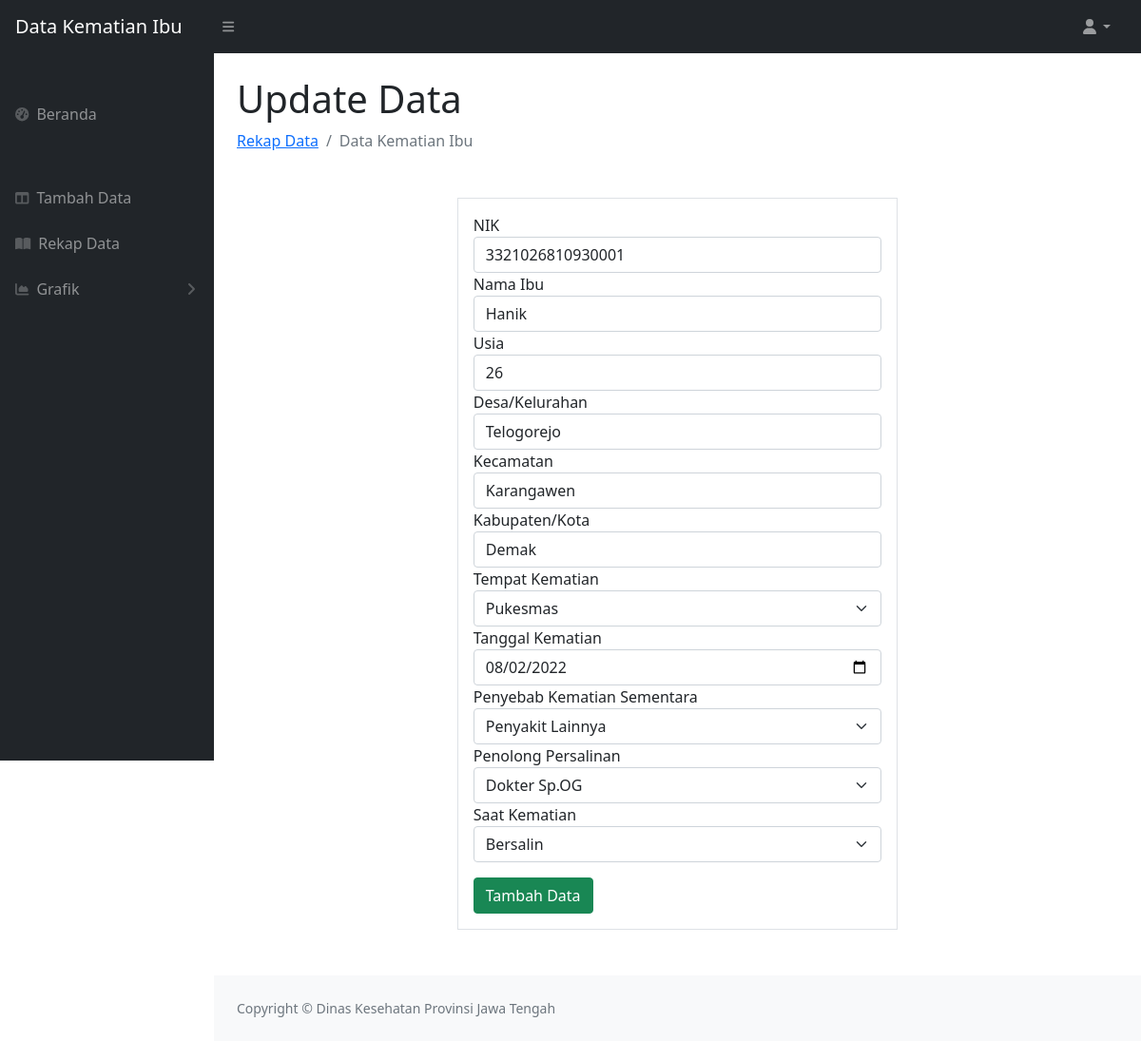
Page /update.php?id=1 on the committed database.
### tables this page shows
CREATE TABLE `kematianibu` (
  `id` int(8) NOT NULL,
  `nik` varchar(16) NOT NULL,
  `nama_ibu` varchar(100) NOT NULL,
  `usia` int(3) NOT NULL,
  `desa_kelurahan` varchar(100) NOT NULL,
  `kecamatan` varchar(100) NOT NULL,
  `kabupaten_kota` varchar(100) NOT NULL,
  `tempat_kematian` varchar(100) NOT NULL,
  `tanggal_kematian` date NOT NULL,
  `penyebab_kematian_sementara` varchar(100) NOT NULL,
  `penolong_persalinan` varchar(100) NOT NULL,
  `saat_kematian` varchar(100) NOT NULL
);

### update.php (the view, shortened to what this page needs)
<?php
	include 'koneksi.php';
	$id = $_GET['id'];
	$sqlGet = "SELECT * FROM kematianibu WHERE id='$id'";
	$queryGet = mysqli_query($conn, $sqlGet);
	$data = mysqli_fetch_array($queryGet);
?>
<!DOCTYPE html>
<html lang="en">
<head>
		<link href="https://cdn.jsdelivr.net/npm/bootstrap@5.0.2/dist/css/bootstrap.min.css" rel="stylesheet">
		<link href="https://cdn.jsdelivr.net/npm/simple-datatables@latest/dist/style.css" rel="stylesheet" />
        <link href="css/styles.css" rel="stylesheet" />
</head>
    <body class="sb-nav-fixed">
        <nav class="sb-topnav navbar navbar-expand navbar-dark bg-dark">
            <a class="navbar-brand ps-3" >Data Kematian Ibu</a>
            <button class="btn btn-link btn-sm order-1 order-lg-0 me-4 me-lg-0" id="sidebarToggle" href="#!"><i class="fas fa-bars"></i></button>
            <ul class="navbar-nav ms-auto ms-md-0 me-3 me-lg-4">
                <li class="nav-item dropdown">
                    <a class="nav-link dropdown-toggle" id="navbarDropdown" href="#" role="button" data-bs-toggle="dropdown" aria-expanded="false"><i class="fas fa-user fa-fw"></i></a>
                </li>
            </ul>
        </nav>
        <div id="layoutSidenav">
            <div id="layoutSidenav_nav">
                <nav class="sb-sidenav accordion sb-sidenav-dark" id="sidenavAccordion">
                    <div class="sb-sidenav-menu">
                        <div class="nav">
                            <div class="sb-sidenav-menu-heading"></div>
                            <a class="nav-link" href="index.php">
                                <div class="sb-nav-link-icon"><i class="fas fa-tachometer-alt"></i></div>
                                Beranda
                            </a>
							<div class="sb-sidenav-menu-heading"></div>
                            <a class="nav-link collapsed" href="add.php">
                                <div class="sb-nav-link-icon"><i class="fas fa-columns"></i></div>
                                Tambah Data
                            </a>
                            <a class="nav-link collapsed" href="read.php">
                                <div class="sb-nav-link-icon"><i class="fas fa-book-open"></i></div>
                                Rekap Data
							</a>
							<a class="nav-link collapsed" href="#" data-bs-toggle="collapse" data-bs-target="#collapseLayouts" aria-expanded="false" aria-controls="collapseLayouts">
                                <div class="sb-nav-link-icon"><i class="fas fa-chart-area"></i></div>
                                Grafik
								<div class="sb-sidenav-collapse-arrow"><i class="fas fa-angle-down"></i></div>
                            </a>
                        </div>
                    </div>
                </nav>
            </div>
            <div id="layoutSidenav_content">
                <main>
                    <div class="container-fluid px-4">
                        <h1 class="mt-4">Update Data</h1>
						<ol class="breadcrumb mb-4">
							<li class="breadcrumb-item"><a href="read.php">Rekap Data</a></li>
                            <li class="breadcrumb-item active">Data Kematian Ibu</li>
                        </ol>
							<body>
							<div class ="w-50 mx-auto border p-3 mt-5 mb-5">
								<form action="update.php?id=<?php echo $data['id'];?>" method="post">
									<label for="nik">NIK</label>
									<input type="text" id="nik" name="nik" value="<?php echo "$data[nik]";?>" class="form-control" required>
									<label for="nama_ibu">Nama Ibu</label>
									<input type="text" id="nama_ibu" name="nama_ibu" value="<?php echo "$data[nama_ibu]";?>" class="form-control" >
									<label for="usia">Usia</label>
									<input type="text" id="usia" name="usia" value="<?php echo "$data[usia]";?>" class="form-control" required>
									<label for="desa_kelurahan">Desa/Kelurahan</label>
									<input type="text" id="desa_kelurahan" name="desa_kelurahan" value="<?php echo "$data[desa_kelurahan]";?>" class="form-control" required>
									<label for="kecamatan">Kecamatan</label>
									<input type="text" id="kecamatan" name="kecamatan" value="<?php echo "$data[kecamatan]";?>" class="form-control" required>
									<label for="kabupaten_kota">Kabupaten/Kota</label>
									<input type="text" id="kabupaten_kota" name="kabupaten_kota" value="<?php echo "$data[kabupaten_kota]";?>" class="form-control" required>
									<label for="tempat_kematian">Tempat Kematian</label>
									<select name="tempat_kematian" id="tempat_kematian" class="form-select" required>
										<option><?php echo "$data[tempat_kematian]";?></option>
									</select>
									<label for="tanggal_kematian">Tanggal Kematian</label>
									<input type="date" id="tanggal_kematian" name="tanggal_kematian" value="<?php echo "$data[tanggal_kematian]";?>" class="form-control" required>
									<label for="penyebab_kematian_sementara">Penyebab Kematian Sementara</label>
									<select name="penyebab_kematian_sementara" id="penyebab_kematian_sementara" class="form-select" required>
										<option><?php echo "$data[penyebab_kematian_sementara]";?></option>
									</select>
									<label for="penolong_perslinan">Penolong Persalinan</label>
									<select name="penolong_persalinan" id="penolong_persalinan" class="form-select" required>
										<option><?php echo "$data[penolong_persalinan]";?></option>
									</select>
									<label for="saat_kematian">Saat Kematian</label>
									<select name="saat_kematian" id="saat_kematian" class="form-select" required>
										<option><?php echo "$data[saat_kematian]";?></option>
									</select>
									<input class="btn btn-success mt-3" type="submit" name="edit" value="Tambah Data">
								</form>
							</div>
						</body>
                    </div>
                </main>
                <footer class="py-4 bg-light mt-auto">
                    <div class="container-fluid px-4">
                        <div class="d-flex align-items-center justify-content-between small">
                            <div class="text-muted">Copyright &copy; Dinas Kesehatan Provinsi Jawa Tengah</div>
                        </div>
                    </div>
                </footer>
            </div>
        </div>
    </body>
</html>

### rows in the picture
kematianibu: nik "3321026810930001", nama_ibu "Hanik", usia "26", desa_kelurahan "Telogorejo", kecamatan "Karangawen", kabupaten_kota "Demak", tempat_kematian "Pukesmas", tanggal_kematian "08/02/2022", penyebab_kematian_sementara "Penyakit Lainnya", penolong_persalinan "Dokter Sp.OG", saat_kematian "Bersalin"
